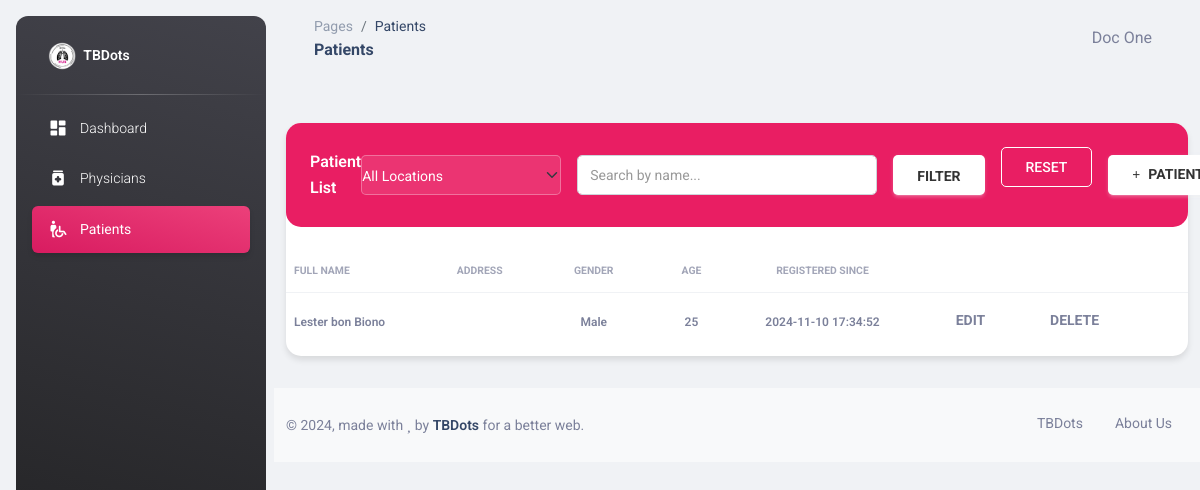
Page /patients.php (signed in) on the committed database.
### tables this page shows
CREATE TABLE IF NOT EXISTS `patients` (
  `id` int NOT NULL AUTO_INCREMENT,
  `fullname` text NOT NULL,
  `age` int NOT NULL DEFAULT '0',
  `gender` tinyint NOT NULL DEFAULT '0',
  `contact` varchar(50) DEFAULT NULL,
  `address` text,
  `physician_id` int DEFAULT NULL,
  `location_id` int DEFAULT NULL,
  `lab_results_id` int DEFAULT NULL,
  `updated_at` timestamp NOT NULL DEFAULT CURRENT_TIMESTAMP ON UPDATE CURRENT_TIMESTAMP,
  `created_at` timestamp NOT NULL DEFAULT CURRENT_TIMESTAMP,
  `height` int DEFAULT NULL,
  `dob` date DEFAULT NULL,
  `bcg_scar` enum('Yes','No','Doubtful') DEFAULT NULL,
  `occupation` varchar(100) DEFAULT NULL,
  `phil_health_no` varchar(50) DEFAULT NULL,
  `contact_person` varchar(100) DEFAULT NULL,
  `contact_person_no` varchar(50) DEFAULT NULL,
  PRIMARY KEY (`id`),
  KEY `FK_patients_location` (`location_id`),
  KEY `FK_patients_lab_results` (`lab_results_id`),
  KEY `FK_patients_users` (`physician_id`),
  KEY `idx_fullname` (`fullname`(50)),
  KEY `idx_contact` (`contact`),
  CONSTRAINT `FK_patients_lab_results` FOREIGN KEY (`lab_results_id`) REFERENCES `lab_results` (`id`),
  CONSTRAINT `FK_patients_location` FOREIGN KEY (`location_id`) REFERENCES `municipalities` (`id`),
  CONSTRAINT `FK_patients_users` FOREIGN KEY (`physician_id`) REFERENCES `users` (`id`)
);

### patients.php (the view, shortened to what this page needs)
<?php
require_once "connection/db.php";
include_once('head.php');
$searchName = isset($_GET['search']) ? trim($_GET['search']) : '';
$whereConditions = [];
$whereClause = !empty($whereConditions) ? "WHERE " . implode(" AND ", $whereConditions) : "";
$sql = "
    SELECT
        p.*,
        COALESCE(b.name, '') as barangay_name,
        COALESCE(m.location, '') as municipality_name
    FROM patients p
    LEFT JOIN locations l ON p.location_id = l.id
    LEFT JOIN municipalities m ON l.municipality_id = m.id
    LEFT JOIN barangays b ON l.barangay_id = b.id
    $whereClause
    ORDER BY p.created_at DESC";
$result = $conn->query($sql);
?>
<body class="g-sidenav-show  bg-gray-200">
  <?php
    include_once('sidebar.php');
  ?>
  <main class="main-content position-relative max-height-vh-100 h-100 border-radius-lg ">
    <?php
      include_once('navbar.php');
    ?>
    <div class="container-fluid py-4">
      <div class="row">
        <div class="col-12">
          <div class="card my-4">
            <div class="card-header d-flex justify-content-between align-items-center p-4" style="background-color: #E91E63;">
              <div>
                <h6 class="text-white mb-0">Patient List</h6>
              </div>
              <form method="GET" class="d-flex align-items-center gap-3">
                <select name="location" class="form-select" style="width: 200px; background-color: rgba(255,255,255,0.1); color: white; border: 1px solid rgba(255,255,255,0.3);">
                  <option value="0">All Locations</option>
                </select>
                <input type="text" name="search" class="form-control" placeholder="Search by name..."
                  value="<?php echo htmlspecialchars($searchName); ?>"
                  style="width: 300px; background-color: white; border: none;">
                <button type="submit" class="btn btn-light">FILTER</button>
                <a href="patients.php" class="btn btn-outline-light">RESET</a>
                <button type="button" class="btn btn-light d-flex align-items-center gap-2" onclick="openAddModal()">
                  <i class="fas fa-plus"></i>
                  <span>PATIENT</span>
                </button>
              </form>
            </div>
            <div class="card-body px-0 pb-2">
              <div class="table-responsive p-0">
                <table class="table align-items-center mb-0" id="patientsTable">
                  <thead>
                    <tr>
                      <th class="text-uppercase text-secondary text-xxs font-weight-bolder opacity-7 ps-2">Full name
                      </th>
                      <th class="text-center text-uppercase text-secondary text-xxs font-weight-bolder opacity-7">
                        Address</th>
                      <th class="text-center text-uppercase text-secondary text-xxs font-weight-bolder opacity-7">Gender
                      </th>
                      <th class="text-center text-uppercase text-secondary text-xxs font-weight-bolder opacity-7">Age
                      </th>
                      <th class="text-center text-uppercase text-secondary text-xxs font-weight-bolder opacity-7">
                        Registered Since</th>
                      <th class="text-secondary opacity-7"></th>
                    </tr>
                  </thead>
                  <tbody>
                    <?php
                        if ($result->num_rows > 0) {
                          $address = '';
                          while($row = $result->fetch_assoc()) {
                            echo "
                              <tr onclick='showLabResults(".$row["id"].", \"".htmlspecialchars($row["fullname"], ENT_QUOTES)."\")' style='cursor: pointer;'>
                                <td><span class='text-secondary text-xs font-weight-bold'>".$row["fullname"]."</span></td>
                                <td class='text-center'>
                                    <span class='text-secondary text-xs font-weight-bold'>".$address."</span>
                                </td>
                                <td class='text-center'><span class='text-secondary text-xs font-weight-bold'>".($row["gender"] == 1 ? "Male" : "Female")."</span></td>
                                <td class='text-center'><span class='text-secondary text-xs font-weight-bold'>".$row["age"]."</span></td>
                                <td class='text-center'><span class='text-secondary text-xs font-weight-bold'>".$row["created_at"]."</span></td>
                                <td class='align-middle' onclick='event.stopPropagation()'>
                                  " . (in_array(11, $_SESSION['module']) ? "
                                    <button onclick='editPatient(".$row["id"].", ".json_encode($row).")' class='btn btn-link text-secondary mb-0'>
                                      <i class='fa fa-edit text-xs'></i> Edit
                                    </button>" : "") . "
                                  " . (in_array(12, $_SESSION['module']) ? "
                                    <form method='POST' style='display:inline;' onsubmit='return confirm(\"Are you sure you want to delete this patient?\");'>
                                      <input type='hidden' name='delete_id' value='".$row["id"]."'>
                                      <button type='submit' class='btn btn-link text-secondary mb-0'>
                                        <i class='fa fa-trash text-xs'></i> Delete
                                      </button>
                                    </form>" : "") . "
                                </td>
                              </tr>
                            ";
                          }
                        }
                    ?>
                  </tbody>
                </table>
              </div>
            </div>
          </div>
        </div>
      </div>
    </div>
    <?php include_once('footer.php'); ?>
  </main>
</body>
</html>

### patients.php (style rules this page uses)
.form-control { border: 1px solid #ced4da !important; background-color: #fff !important; padding: 0.375rem 0.75rem !important; }
.card { margin-bottom: 0 !important; }
.btn-link { padding: 0.25rem 0.5rem; text-decoration: none; }
.container-fluid.py-4 { padding-bottom: 0 !important; }
.card-header .btn-light { margin: 0; padding: 0.625rem 1.5rem; font-size: 0.875rem; font-weight: 700; }
.card { border: none; border-radius: 15px; box-shadow: 0 4px 6px rgba(0, 0, 0, 0.1); }
.card-header { border-radius: 15px !important; }
.form-select { height: 40px; border-radius: 5px; }
.form-select option { color: #333; }
.form-control { height: 40px; border-radius: 5px; }
.btn-light { background-color: white; border: none; height: 40px; border-radius: 5px; font-weight: 500; color: #333; }
.form-control::placeholder { color: #999; }
.btn-outline-light { border: 1px solid white; color: white; height: 40px; border-radius: 5px; font-weight: 500; }
.btn { padding: 0.5rem 1.5rem; font-size: 0.875rem; text-transform: uppercase; }

### rows in the picture
patients: fullname "Lester bon Biono", gender "Male", age "25", created_at "2024-11-10 17:34:52"

### other values in the picture
str_replace('_', ' ', str_replace('.php', '', $current_page)) "Patients"
$_SESSION['fullname'] "Doc One"
